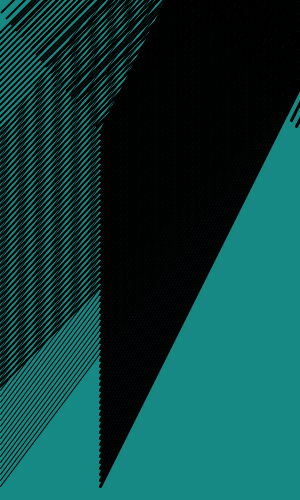
Frame 1 (no input)
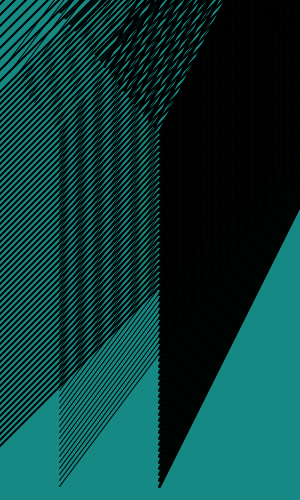
Frame 60 (the mouse pressed at the canvas centre just before this capture)
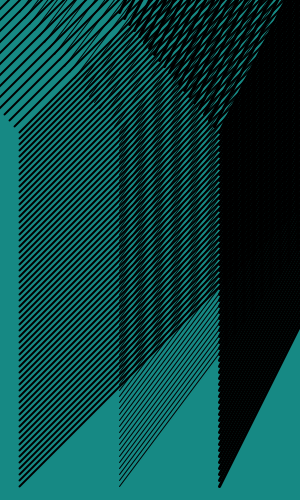
Frame 120 (the mouse held since frame 60 and released just before this capture)

The Processing sketch that drew these frames (run headless with seeded random() and noise(); from frame 60 on, the mouse is pressed at the canvas centre):

// Processing sketch: processing_3065
// ── processing_3065.pde

int num = 80;
int[] dx = new int[num]; 
int[] dy = new int[num]; 
void setup() {
size(300, 500);
for (int i = 0; i < num; i++) {
dx[i] = i * 5;
dy[i] = 12 + (i * 6);
}
}
void draw() {

background(22, 137, 132);

for (int i = 0; i < num; i++) {
dx[i] = dx[i] + 1;
if (dx[i] > 100) {
dx[i] = -100;
}
diagonals(dx[i], dy[i]);
}
}
void diagonals(int x, int y) {
  strokeWeight(2);
  
line(x, y, x+400, y-400);
strokeWeight(1);
line(x+100, y, x+400, y-400);
strokeWeight(3);
line(x+200, y, x+400, y-400);
}
